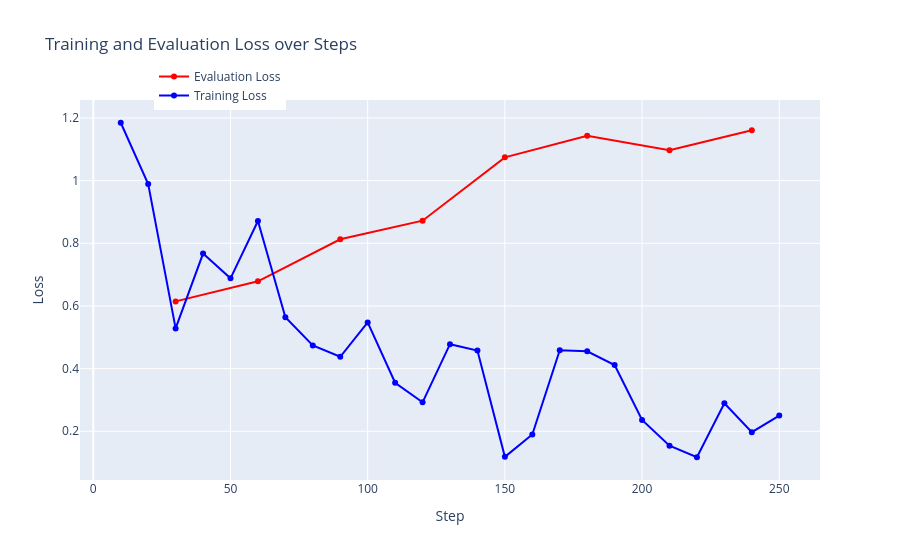

Notebook code cell kept with this figure:
### Code cell
import plotly.graph_objects as go

def plot_train_eval_loss(path_to_output_dir):
    fig = go.Figure()
    train_loss = pd.read_csv(path_to_output_dir + 'train_loss.txt' )
    eval_metrics = pd.read_csv(path_to_output_dir +'eval_metrics.txt')
    # add evaluation loss line in red
    fig.add_trace(go.Scatter(x=eval_metrics['step'], y=eval_metrics['eval_loss'],
                            mode='lines+markers', name='Evaluation Loss',
                            line=dict(color='red')))

    # add training loss line in blue
    fig.add_trace(go.Scatter(x=train_loss['step'], y=train_loss['train_loss'],
                            mode='lines+markers', name='Training Loss',
                            line=dict(color='blue')))

    fig.update_layout(
        title='Training and Evaluation Loss over Steps',
        xaxis_title='Step',
        yaxis_title='Loss',
        legend=dict(x=0.1, y=1.1),
        hovermode='x unified'
    )

    fig.show()

plot_train_eval_loss('logs/standard/2024-06-23_21-24-03/output/')

### Figure 1 — Plotly figure (JSON) as saved in the notebook; plotly's stock layout.template omitted (floating-point values rounded to 4 significant figures)
{"data": [{"line": {"color": "red"}, "mode": "lines+markers", "name": "Evaluation Loss", "type": "scatter", "x": [30, 60, 90, 120, 150, 180, 210, 240], "y": [0.6146, 0.6786, 0.8128, 0.8722, 1.074, 1.143, 1.097, 1.161]}, {"line": {"color": "blue"}, "mode": "lines+markers", "name": "Training Loss", "type": "scatter", "x": [10, 20, 30, 40, 50, 60, 70, 80, 90, 100, 110, 120, 130, 140, 150, 160, 170, 180, 190, 200, 210, 220, 230, 240, 250], "y": [1.185, 0.9893, 0.5283, 0.7672, 0.6881, 0.8712, 0.5641, 0.474, 0.4378, 0.5475, 0.3548, 0.2924, 0.478, 0.4579, 0.1183, 0.1899, 0.4588, 0.4554, 0.4114, 0.2363, 0.1541, 0.1171, 0.2896, 0.197, 0.2502]}], "layout": {"hovermode": "x unified", "legend": {"x": 0.1, "y": 1.1}, "title": {"text": "Training and Evaluation Loss over Steps"}, "xaxis": {"title": {"text": "Step"}}, "yaxis": {"title": {"text": "Loss"}}}}
